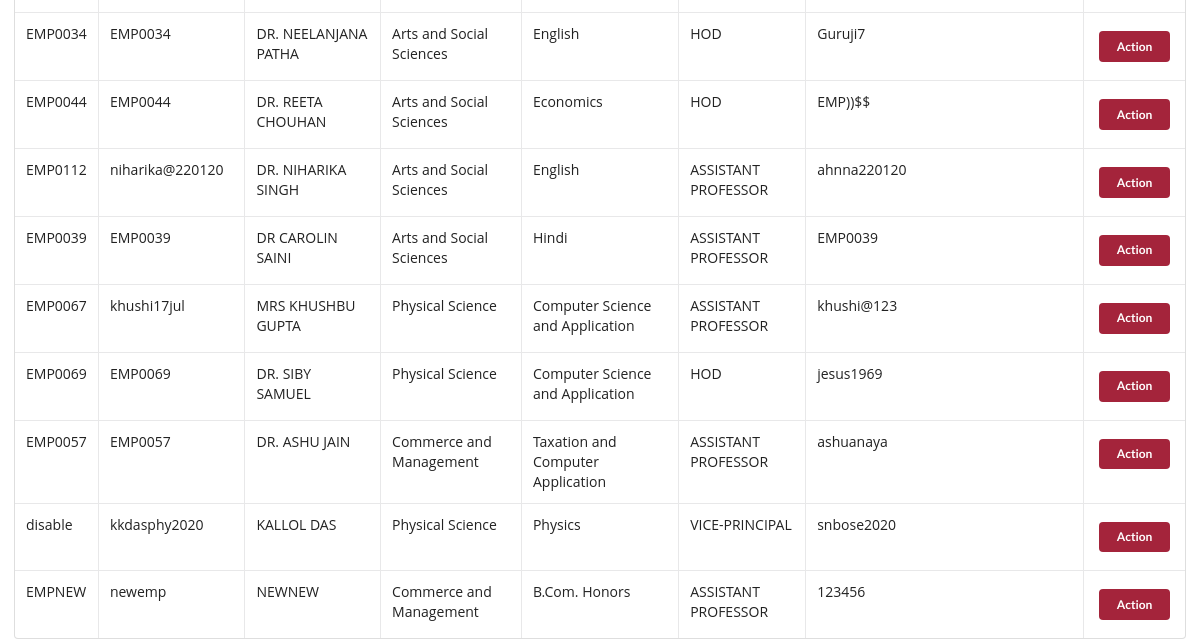
The app's page /users.php (signed in, lower part), older data.
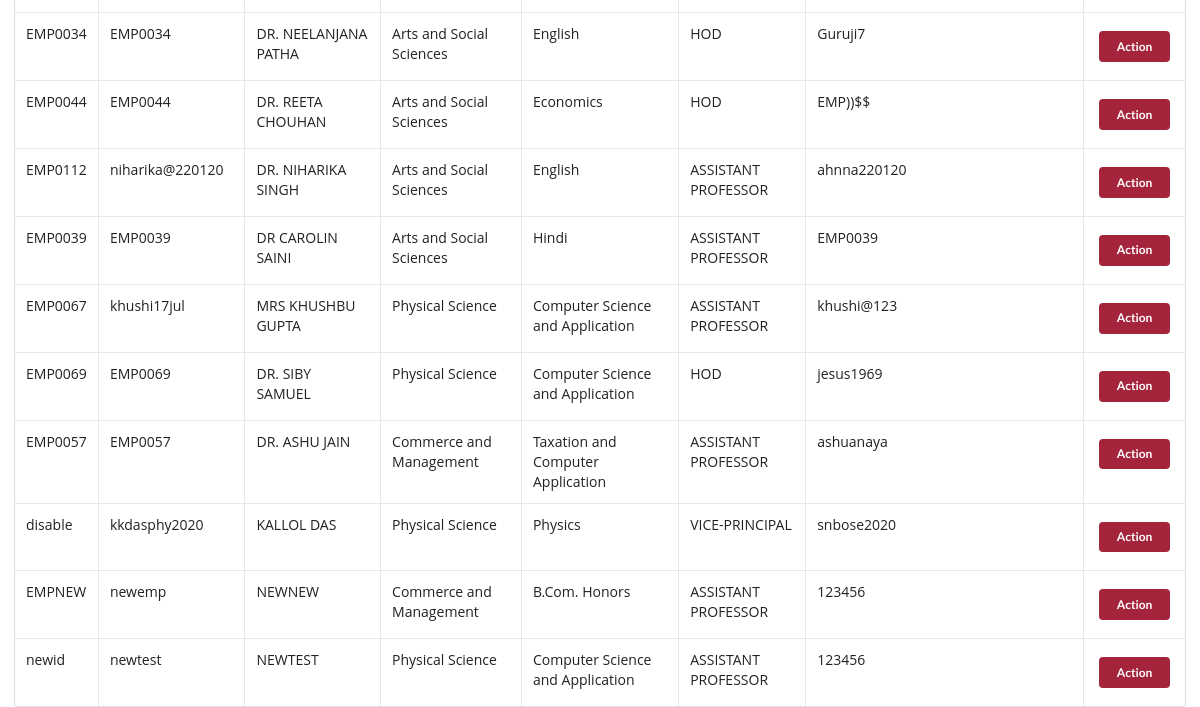
The same page, newer data.
### tables this page shows
CREATE TABLE `users` (
  `id` int(11) NOT NULL,
  `tid` varchar(20) NOT NULL,
  `username` varchar(100) NOT NULL,
  `name` varchar(100) NOT NULL,
  `sup_depart` varchar(100) NOT NULL,
  `department` varchar(100) NOT NULL,
  `designation` varchar(50) NOT NULL,
  `password` varchar(100) NOT NULL,
  `ischeck` varchar(100) NOT NULL
);

### users.php (the view, shortened to what this page needs)
<?php include("header.php") ?>
<div class="mx-3">
<table class="ui celled table my-3">
  <tbody>
      <?php
        $filter_ID = $_GET['filter_ID'] != "" ? $_GET['filter_ID'] : "empty";
        $filter_username = $_GET['filter_username'] != "" ? $_GET['filter_username'] : "";
        $filter_name = $_GET['filter_name'] != "" ? $_GET['filter_name'] : "";
        $filter_designation = $_GET['filter_designation'] != "" ? $_GET['filter_designation'] : "";
        if ($filter_ID != "empty") {
            $sql = "SELECT * FROM `users` WHERE `tid`='$filter_ID'";
        } else if ($filter_username != "") {
            $sql = "SELECT * FROM `users` WHERE `username` LIKE '$filter_username%'";
        } else if ($filter_name != "") {
            $sql = "SELECT * FROM `users` WHERE `name` LIKE '$filter_name%'";
        } else if ($filter_designation != "") {
            $sql = "SELECT * FROM `users` WHERE `designation` LIKE '$filter_designation'";
        } else {
            $sql = "SELECT * FROM `users` WHERE 1";
        }
		$result = $db-> query($sql);
		if($result-> num_rows > 0){
			while ($row = $result-> fetch_assoc()) {
                if ($row["username"]=='admin') {
                    continue;
                }
               ?>
               <tr>
                   <td><?php echo $row["tid"] ?></td>
                   <td><?php echo $row["username"]  ?></td>
                   <td><?php echo strtoupper($row["name"])  ?></td>
                   <td><?php echo $row["sup_depart"]  ?></td>
                   <td><?php echo $row["department"]  ?></td>
                   <td><?php echo $row["designation"] == "Professor"?"ASSISTANT PROFESSOR" : strtoupper($row["designation"])  ?></td>
                   <td><?php echo $row["password"]  ?></td>
                  <td id='del'>
                    <a href="user-delete.php?id=<?php echo $row['id']?>&username=<?php echo $row['username'] ?>"><button type="submit" class="ui button bg-red mx-1 my-2 tiny" id="insert-id">Action</button></a>
                  </td>
                </tr>
		<?php	}
		}
	?>
  </tbody>
</table>
</div>
<?php include("footer.php") ?>

Row changes from the older to the newer data that the page shows:
added users: tid "newid", username "newtest", name "NEWTEST", sup_depart "Physical Science", department "Computer Science and Application", designation "ASSISTANT PROFESSOR", password "123456"
